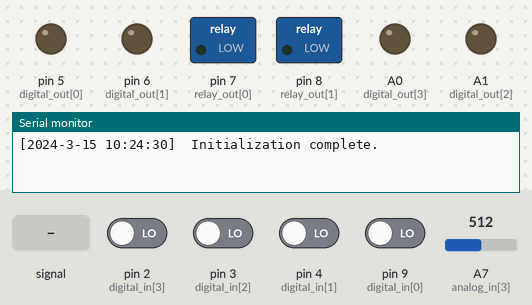
Simulated run of this sketch. Board: Arduino Nano, built with avr-gcc and run on an emulated ATmega328P. Parts: switched loads named in the sketch (green lamp = pin HIGH), output pins drawn as LEDs (lit = HIGH), the last lines printed to the serial monitor. The test bench sets the inputs (shaded band); at power-on: pin 2 (digital_in[3]), pin 3 (digital_in[2]), pin 4 (digital_in[1]), pin 9 (digital_in[0]) LOW, A7 (analog_in[3]) = 512. The local clock reads 2024-03-15 10:24:30 at power-on unless the sketch sets it; storage starts empty.

Above: at 1.24 s.
1.3 s: pin 9 (digital_in[0]) driven HIGH
At 1.47 s:
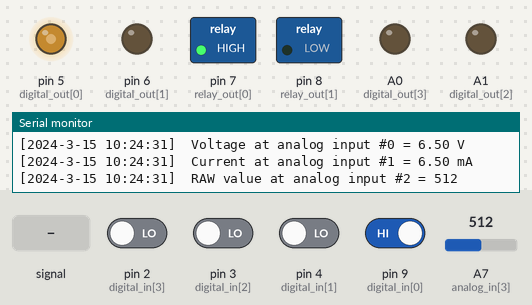
Timing chart, 0 to 1.9 s (numbered marks = the images above; inputs shaded):
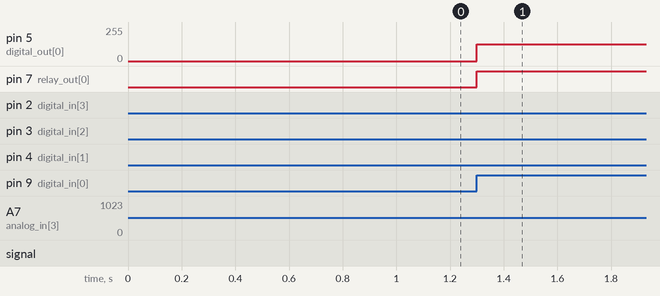

The sketch:

prom_example.ino
```cpp
#include <Arduino.h>
#include <SD.h>
#include <RTClib.h>
#include <string.h>
#include "prom_proto.h"

Prom_proto board;
uint8_t key_state;
uint8_t duty_cycle = 0;

class Scan_cycle{
    public:
        unsigned long getAverage(){ // average loop duration in microseconds
            status.reset_average = 1;
            return avg_duration;
        }
        unsigned long getMax(){ // max loop duration in microseconds
            status.reset_max = 1;
            return max_duration;
        }
        void refresh(){
            unsigned long now = micros();
            cycle_counter ++;

            if (status.reset_average){
                status.reset_average = 0;
                avg_time = now;
                cycle_counter = 0;
            } else {
                avg_duration = (now - avg_time) / cycle_counter;
            }

            unsigned long new_duration = now - last_refresh_time;
            last_refresh_time = now;
            if (status.reset_max){
                max_duration = new_duration;
            } else {
                if (max_duration < new_duration)
                    max_duration = new_duration;
            }
        }
    private:
        unsigned long avg_time;
        unsigned long avg_duration;
        unsigned long last_refresh_time;
        unsigned long cycle_counter;
        unsigned long max_duration;
        struct {
            uint8_t reset_average: 1;
            uint8_t reset_max: 1;
        } status = {1, 1};
} scan_cycle;


void setup() {
    board.enableSerialLogging();
    board.enableSDlogging();
    board.init(); // Shield initialization
    board.logging("Initialization complete."); // Writing message to system log

    // Using keyboard
    key_state = board.keyboardRead(0);
}

void loop() {
    uint8_t val;

    // Using digital inputs and outputs
    for(int n = 1; n < 4; n++){
        val = board.digitalInRead(n);
        board.digitalOutWrite(n, val);
    }

    // Using pwm output
    board.analogOutWrite(0, duty_cycle);
    duty_cycle++;

    // Using relay outputs
    val = board.digitalInRead(0);
    board.rellayWrite(0, val);

    // Using analog inputs as digital
    val = board.analogReadLogic(3);
    board.rellayWrite(1, val);

    val = board.keyboardRead(0);
    if ((val != key_state) && val){ // If key pressed
        // Save to log file voltage on input 0
        float u, i;
        char tmpstr[80];
        u = board.analogReadVolts(0);
        sprintf(tmpstr, "Voltage at analog input #0 = %hu.%hu V", \
                (uint16_t)u, (uint16_t)(u * 1000 - (uint16_t)(u) * 1000));
        board.logging(tmpstr);

        // Save to log file current on input 1
        i = board.analogReadAmps(1) * 1000;
        sprintf(tmpstr, "Current at analog input #1 = %hu.%hu mA", \
                (uint16_t)u, (uint16_t)(u * 1000 - (uint16_t)(u) * 1000));
        board.logging(tmpstr);

        // And RAW value at input 2
        sprintf(tmpstr, "RAW value at analog input #2 = %hu", board.analogReadRAW(2));
        board.logging(tmpstr);

        sprintf(tmpstr, "loop() duration: average = %lu us, max = %lu us\n", \
                scan_cycle.getAverage(), scan_cycle.getMax());
        board.logging(tmpstr);
    }
    key_state = val;

    scan_cycle.refresh();
}
```

prom_proto.cpp
```cpp
#include "prom_proto.h"

const uint8_t Prom_proto::relay_out[2] = {7, 8};
const uint8_t Prom_proto::relay_num = 2;

const uint8_t Prom_proto::digital_out[4] = {5, 6, A1, A0};
const uint8_t Prom_proto::digital_out_num = 4;
const ByteUnion Prom_proto::supports_pwm = {1, 1, 0, 0, 0, 0, 0, 0};

const uint8_t Prom_proto::digital_in[4] = {9, 4, 3, 2};
const uint8_t Prom_proto::digital_in_num = 4;

const uint8_t Prom_proto::analog_in[4] = {A2, A3, A6, A7};
const uint8_t Prom_proto::analog_in_num = 4;

const uint8_t Prom_proto::sd_cs  = 10;
const uint8_t Prom_proto::sd_di  = 11;
const uint8_t Prom_proto::sd_do  = 12;
const uint8_t Prom_proto::sd_clk = 13;

const uint8_t Prom_proto::i2c_sda = A4;
const uint8_t Prom_proto::i2c_scl = A5;

const uint8_t Prom_proto::keyboard[1] = {9};
const uint8_t Prom_proto::keyboard_num = {1};

HardwareSerial & Prom_proto::rs232 = Serial;
HardwareSerial & Prom_proto::log_serial = Serial;

Status_struct Prom_proto::status = {
    .sd_present = 0,
    .sd_logging = 0,
    .serial_logging = 0
};

void Prom_proto::init(){
    // IO initialization
    for (uint8_t i = 0; i < relay_num; i++)
        pinMode(relay_out[i], OUTPUT);

    for (uint8_t i = 0; i < digital_out_num; i++)
        pinMode(digital_out[i], OUTPUT);

    for (uint8_t i = 0; i < digital_in_num; i++)
        pinMode(digital_in[i], INPUT);

    analogReference(INTERNAL); // 1.1V analog reference voltage

    rs232.begin(9600);
    log_serial.begin(9600);

    // I2C and RTC initialization
    Wire.begin();
    rtc.begin();
    if (! rtc.isrunning()){
        //following line sets the RTC to the date & time this sketch was compiled
        rtc.adjust(DateTime(__DATE__, __TIME__));
        logging("RTC is NOT running!");
    }

    // SD card initialization
    pinMode(sd_cs, OUTPUT);
    sd_init();
}

uint8_t Prom_proto::sd_init(){
    if (!SD.begin(sd_cs)) {
        uint8_t tmp = status.sd_logging;
        status.sd_logging = 0;
        logging("SD card initialization failed.");
        status.sd_logging = tmp;
        return 1;
    } else {
        status.sd_present = 1;
        return 0;
    }
}

void Prom_proto::logging(String message)
{
    DateTime now = rtc.now();

    // sending by serial
    if (status.serial_logging){
        log_serial.print('[');
        log_serial.print(now.year(), DEC);
        log_serial.print('-');
        log_serial.print(now.month(), DEC);
        log_serial.print('-');
        log_serial.print(now.day(), DEC);
        log_serial.print(' ');
        log_serial.print(now.hour(), DEC);
        log_serial.print(':');
        log_serial.print(now.minute(), DEC);
        log_serial.print(':');
        log_serial.print(now.second(), DEC);
        log_serial.print("]  ");
        log_serial.print(message);
        log_serial.print('\n');
    }

    // writing to file
    if (status.sd_logging && status.sd_present){
        File log_file = SD.open("system.log", FILE_WRITE);

        //if the file is available, write to it:
        if (log_file) {
            log_file.print('[');
            log_file.print(now.year(), DEC);
            log_file.print('-');
            log_file.print(now.month(), DEC);
            log_file.print('-');
            log_file.print(now.day(), DEC);
            log_file.print(' ');
            log_file.print(now.hour(), DEC);
            log_file.print(':');
            log_file.print(now.minute(), DEC);
            log_file.print(':');
            log_file.print(now.second(), DEC);
            log_file.print("]  ");
            log_file.print(message);
            log_file.print('\n');
            log_file.close();
        }
        // if the file isn't open, pop up an error:
        else {
            status.sd_present = 0;
            logging("Error opening system.log");
        }
    }
}

void Prom_proto::digitalOutWrite(const uint8_t num, const uint8_t value){
    if (num < digital_out_num)
        ::digitalWrite(digital_out[num], value);
}

uint8_t Prom_proto::digitalOutRead(const uint8_t num){
    if (num < digital_out_num)
        return ::digitalRead(digital_out[num]);
    else
        return 0;
}

void Prom_proto::analogOutWrite(const uint8_t num, const uint8_t value){
    if (num < digital_out_num && (supports_pwm.i & (1 << num)))
        ::analogWrite(digital_out[num], value);
}

uint8_t Prom_proto::digitalInRead(const uint8_t num){
    if (num < digital_in_num)
        return ::digitalRead(digital_in[num]);
    else
        return 0;
}

void Prom_proto::rellayWrite(const uint8_t num, const uint8_t value){
    if (num < relay_num)
        ::digitalWrite(relay_out[num], value);
}

uint8_t Prom_proto::relayRead(const uint8_t num){
    if (num < relay_num)
        return ::digitalRead(relay_out[num]);
    else
        return 0;
}

#define ADC_COEF_V (1.1 / 1024.0 * 11.0)
#define ADC_COEF_A (ADC_COEF_V / 500)
#define ADC_THRESHOLD (1024 / 11.0 / 1.1 * 9) // 9V threshold voltage
float Prom_proto::analogReadVolts(const uint8_t num){
    if (num < analog_in_num)
        return (float) ::analogRead(analog_in[num]) * ADC_COEF_V;
    else
        return 0;
}

float Prom_proto::analogReadAmps(const uint8_t num){
    if (num < analog_in_num)
        return (float) ::analogRead(analog_in[num]) * ADC_COEF_A;
    else
        return 0;
}

uint16_t Prom_proto::analogReadRAW(const uint8_t num){
    if (num < analog_in_num)
        return ::analogRead(analog_in[num]);
    else
        return 0;
}

uint8_t Prom_proto::analogReadLogic(const uint8_t num){
    if (num < analog_in_num)
        return (::analogRead(analog_in[num]) > ADC_THRESHOLD) ? 1 : 0;
    else
        return 0;
}

uint8_t Prom_proto::keyboardRead(const uint8_t num){
    if (num < keyboard_num)
        return ::digitalRead(keyboard[num]);
    else
        return 0;
}
```

prom_proto.h
```cpp
#ifndef PROM_PROTO_H
#define PROM_PROTO_H

#include <Arduino.h>
#include <SD.h>
#include <RTClib.h>
#include <Wire.h>

struct Status_struct{
    uint8_t sd_present : 1;
    uint8_t sd_logging : 1;
    uint8_t serial_logging : 1;
};

struct Byte{
    uint8_t bit0 : 1;
    uint8_t bit1 : 1;
    uint8_t bit2 : 1;
    uint8_t bit3 : 1;
    uint8_t bit4 : 1;
    uint8_t bit5 : 1;
    uint8_t bit6 : 1;
    uint8_t bit7 : 1;
};

union ByteUnion{
    Byte b;
    uint8_t i;
};

class Prom_proto{
    public:
        static HardwareSerial &rs232;
        static HardwareSerial &log_serial;
        RTC_DS1307 rtc;

        void init();
        void logging(String message);

        void enableSDlogging() {status.sd_logging = 1;}
        void disableSDlogging() {status.sd_logging = 0;}
        void enableSerialLogging() {status.serial_logging = 1;}
        void disableSerialLogging() {status.serial_logging = 0;}
        uint8_t sd_init();

        void digitalOutWrite(const uint8_t, const uint8_t);
        uint8_t digitalOutRead(const uint8_t);
        void analogOutWrite(const uint8_t, const uint8_t);
        uint8_t digitalInRead(const uint8_t);
        void rellayWrite(const uint8_t, const uint8_t);
        uint8_t relayRead(const uint8_t);
        float analogReadVolts(const uint8_t);
        float analogReadAmps(const uint8_t);
        uint16_t analogReadRAW(const uint8_t num);
        uint8_t analogReadLogic(const uint8_t);
        uint8_t keyboardRead(const uint8_t);

    private:
        static const uint8_t relay_out[2];
        static const uint8_t relay_num;

        static const uint8_t digital_out[4];
        static const uint8_t digital_out_num;

        static const uint8_t digital_in[4];
        static const uint8_t digital_in_num;

        static const uint8_t analog_in[4];
        static const uint8_t analog_in_num;

        static const uint8_t keyboard[1];
        static const uint8_t keyboard_num;

        static const uint8_t sd_cs;
        static const uint8_t sd_di;
        static const uint8_t sd_do;
        static const uint8_t sd_clk;

        static const uint8_t i2c_sda;
        static const uint8_t i2c_scl;

        static const ByteUnion supports_pwm;

        static Status_struct status;
};

#endif
```
